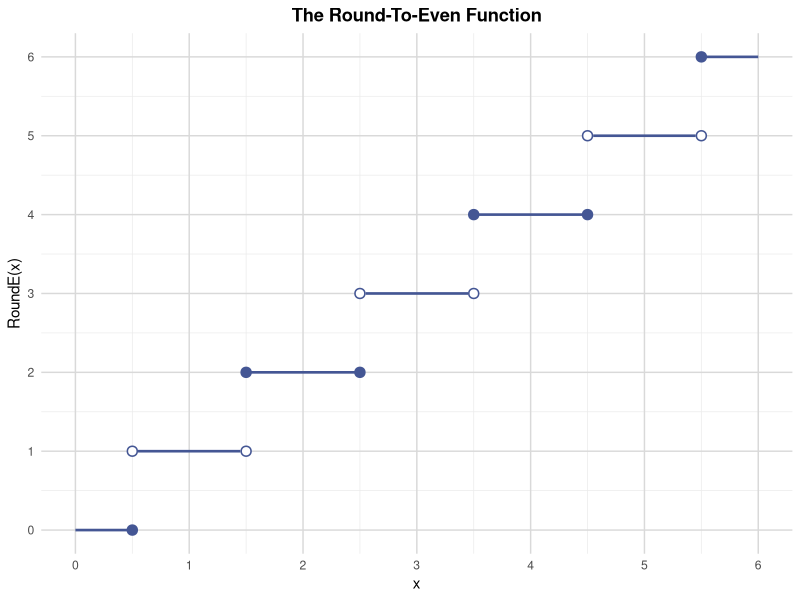
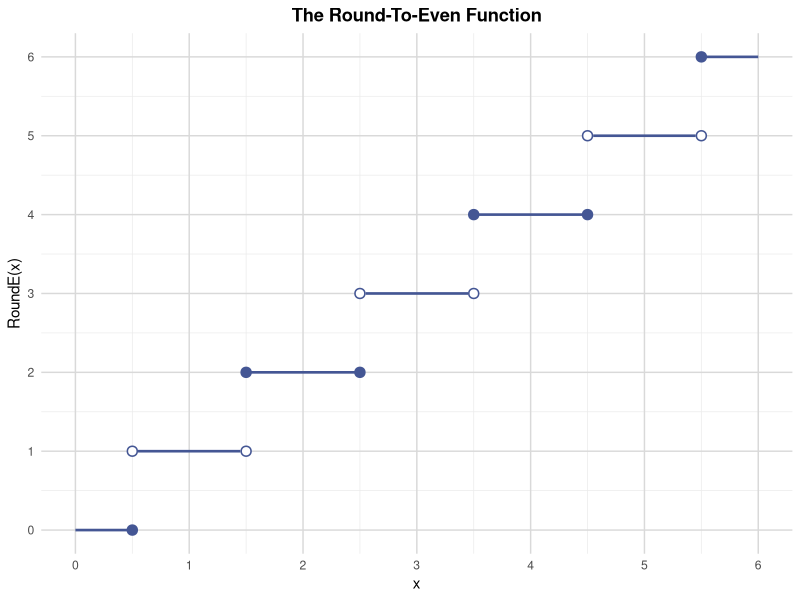

Write the R code that produced these figures, in order.
out <- Sys.getenv("OUT_DIR")
if (out == "" || is.na(out)) out <- "."
dir.create(out, showWarnings = FALSE, recursive = TRUE)

# Helpers: SAS rounding semantics
# SAS ROUND: half away from zero
sas_round <- function(x, unit = 1) {
  if (unit == 0) return(x)
  y <- x / unit
  # away from zero: sign(y) * floor(abs(y) + 0.5 + 1e-9)
  # add small epsilon to handle floating representation like 2.4999999999
  eps <- 1e-9
  res <- sign(y) * floor(abs(y) + 0.5 + eps)
  # preserve sign of zero
  res[y == 0] <- 0
  res * unit
}

# SAS ROUNDE: round half to even (banker's)
sas_rounde <- function(x, unit = 1) {
  if (unit == 0) return(x)
  y <- x / unit
  eps <- 1e-9
  # vectorized
  res <- numeric(length(y))
  for (i in seq_along(y)) {
    yi <- y[i]
    if (is.na(yi)) { res[i] <- NA; next }
    if (yi == 0) { res[i] <- 0; next }
    s <- sign(yi)
    a <- abs(yi)
    fl <- floor(a)
    frac <- a - fl
    if (abs(frac - 0.5) < eps) {
      # tie: choose even
      if (fl %% 2 == 0) {
        r <- fl
      } else {
        r <- fl + 1
      }
    } else if (frac < 0.5) {
      r <- fl
    } else {
      r <- fl + 1
    }
    res[i] <- s * r
  }
  res * unit
}

# ------------------------------------------------------------
# Create step plot data for round-half-to-even function
# Series: x 0 to 6 by 0.05
x_seq <- seq(0, 6, by = 0.05)
# to avoid floating drift, round to 2 decimals
x_seq <- round(x_seq, 10)
Series <- data.frame(
  x = x_seq,
  y = sas_rounde(x_seq),
  group = sas_rounde(x_seq)
)

Scatter1 <- data.frame(
  x1 = seq(0.5, 5.5, by = 1),
  y1 = sas_rounde(seq(0.5, 5.5, by = 1))
)

Scatter2 <- data.frame(
  x2 = seq(0.5, 5.5, by = 1),
  y2 = sas_rounde(seq(0.5, 5.5, by = 1) + 1) - 1
)

RoundToEven <- dplyr::bind_rows(
  Series,
  data.frame(x = Scatter1$x1, y = Scatter1$y1, group = Scatter1$y1, x1 = Scatter1$x1, y1 = Scatter1$y1),
  data.frame(x = Scatter2$x2, y = Scatter2$y2, group = Scatter2$y2, x2 = Scatter2$x2, y2 = Scatter2$y2)
)

# For plotting we keep original Series + scatters separately
# Save plotted data CSV
write.csv(RoundToEven, file.path(out, "sgplot.csv"), row.names = FALSE, na = "")
write.csv(RoundToEven, file.path(out, "RoundToEven.csv"), row.names = FALSE, na = "")

# SGPlot reproduction with ggplot2
library(ggplot2)
p <- ggplot() +
  geom_line(data = Series, aes(x = x, y = y, group = group), color = "#445694", linewidth = 0.9) +
  geom_point(data = Scatter1, aes(x = x1, y = y1), shape = 21, size = 2.8,
             fill = "#445694", colour = "#445694", stroke = 0.8) +
  geom_point(data = Scatter2, aes(x = x2, y = y2), shape = 21, size = 2.8,
             fill = "white", colour = "#445694", stroke = 0.8) +
  labs(title = "The Round-To-Even Function", x = "x", y = "RoundE(x)") +
  theme_minimal(base_size = 11) +
  theme(
    panel.grid.major = element_line(colour = "grey85"),
    panel.grid.minor = element_line(colour = "grey92"),
    plot.title = element_text(hjust = 0.5, face = "bold")
  ) +
  scale_x_continuous(breaks = 0:6) +
  scale_y_continuous(breaks = 0:6)

ggsave(file.path(out, "sgplot.png"), plot = p, width = 7, height = 5, dpi = 150)
# also save as SGPlot.png for case-sensitive check
ggsave(file.path(out, "SGPlot.png"), plot = p, width = 7, height = 5, dpi = 150)

# ------------------------------------------------------------
# Create table that compares ROUND and ROUNDE
x2 <- seq(0, 3.5, by = 0.25)
x2 <- round(x2, 10)
Seq <- data.frame(
  x = x2,
  Round = sas_round(x2),
  RoundEven = sas_rounde(x2)
)
# labels: Round(x) and RoundE(x)
# Save dataset
write.csv(Seq, file.path(out, "Seq.csv"), row.names = FALSE, na = "")

# ------------------------------------------------------------
# Channel1 data from PROC UNIVARIATE example
chan_vals <- c(
0.91,1.01,0.95,1.13,1.12,0.86,0.96,1.17,1.36,1.10,
0.98,1.27,1.13,0.92,1.15,1.26,1.14,0.88,1.03,1.00,
0.98,0.94,1.09,0.92,1.10,0.95,1.05,1.05,1.11,1.15,
1.11,0.98,0.78,1.09,0.94,1.05,0.89,1.16,0.88,1.19,
1.01,1.08,1.19,0.94,0.92,1.27,0.90,0.88,1.38,1.02,
1.21,0.99,1.19,1.05,0.95,0.92,1.06,1.03,0.76,1.04,
0.84,0.93,0.96,1.23,1.06,1.20,0.94,0.74,0.80,1.00,
1.00,0.97,0.94,1.05,1.09,1.07,0.79,1.06,0.96,1.00,
1.07,0.98,1.26,0.99,1.12,0.99,1.05,1.12,0.85,0.96,
1.01,1.21,0.95,0.86,0.86,1.19,1.24,0.75,1.03,0.84,
0.93,0.65,0.84,0.92,0.86,1.07,1.05,0.95,1.05,1.10,
0.93,1.03,0.94,0.97,0.95,0.99,0.97,0.81,1.10,0.95,
1.08,0.75,0.97,0.94,0.95,0.85,1.02,1.07,1.11,1.02,
1.16,1.05,0.88,1.29,0.99,0.83,1.06,1.05,1.03,1.15,
1.14,0.91,1.17,1.17,0.70,0.84,1.33,0.95,1.34,1.14,
1.08,1.28,1.14,0.84,1.09,1.12,0.99,1.08,0.95,1.12,
0.70,1.07,1.06,1.24,1.17,0.96,1.00,0.85,1.25,0.84,
1.00,1.01,1.08,1.08,0.75,1.06,1.09,0.86,1.08,1.11,
1.19,1.25,0.94,0.97,0.81,0.91,0.99,0.94,0.94,1.12,
1.10,0.82,1.17,0.89,0.75,0.84,1.10,0.93,1.11,1.07,
1.20,1.22,0.90,1.01,1.17,0.97,1.02,0.77,1.07,0.87,
0.96,1.21,1.04,0.89,0.95,0.86,0.84,1.03,1.26,0.71,
0.75,1.34,1.14,1.09,0.85,0.68,0.79,1.06,1.12,1.10,
0.98,1.11,0.98,0.86,1.15,0.89,1.21,0.79,1.31,0.84,
1.05,0.89,1.01,0.81,1.10,1.04,1.07,1.02,0.91,1.00,
0.98,0.95,0.82,1.11,1.07,1.07,0.89,1.15,1.04,1.19,
1.07,1.03,1.04,0.81,0.93,1.06,0.92,1.29,1.04,0.99,
0.86,0.84,1.22,1.09,1.14,0.76,0.86,0.96,1.07,1.21,
0.93,1.07,1.13,0.95,0.92,1.01,1.01,1.16,1.24,0.82,
1.03,1.31,0.79,1.14,1.15,0.97,0.82,1.10,1.06,1.00,
0.58,0.79,1.08,1.06,1.06,1.14,1.09,1.01,0.87,0.97,
1.08,1.03,1.08,0.92,1.26,0.74,0.98,0.94,0.84,1.07,
1.04,0.93,0.90,0.83,0.91,1.15,1.00,0.86,0.87,0.75,
1.19,1.13,1.14,0.78,1.03,0.95,0.77,0.89,0.90,0.96,
0.95,1.08,1.03,0.98,1.00,0.86,1.16,1.05,0.97,0.91,
1.06,1.12,0.97,1.03,0.88,1.02,0.98,0.95,0.86,1.14,
1.15,1.26,0.84,0.82,0.91,1.02,0.96,0.95,1.17,1.03,
0.89,1.07,1.06,1.09,0.95,0.99,1.38,1.10,0.88,1.05,
1.18,0.93,1.14,0.86,1.24,0.97,1.04,1.12,1.10,1.14,
1.22,0.89,0.93,1.30,0.93,1.00,1.06,0.92,1.26,0.75,
1.24,1.17,1.09,1.06,0.78,0.95,0.97,0.90,0.98,0.88,
0.87,1.00,0.83,1.11,1.15,1.20,1.21,1.00,0.95,0.82,
1.16,0.80,0.99,0.89,1.17
)
Channel1 <- data.frame(Length = chan_vals)
write.csv(Channel1, file.path(out, "Channel1.csv"), row.names = FALSE, na = "")

# round real data to nearest 0.1
Round <- Channel1
Round$Round <- sas_round(Round$Length, 0.1)
Round$RoundEven <- sas_rounde(Round$Length, 0.1)
Round$RoundUp <- as.integer(Round$Round > Round$Length)
Round$RoundEvenUp <- as.integer(Round$RoundEven > Round$Length)
write.csv(Round, file.path(out, "Round.csv"), row.names = FALSE, na = "")

# PROC MEANS sum mean ndec=3 for Length Round RoundEven
vars1 <- c("Length", "Round", "RoundEven")
means1 <- data.frame(
  Variable = vars1,
  Label = c("True values", "Rounded values", "Round-to-even values"),
  N = sapply(Round[vars1], function(v) sum(!is.na(v))),
  Sum = sapply(Round[vars1], function(v) sum(v, na.rm = TRUE)),
  Mean = sapply(Round[vars1], function(v) mean(v, na.rm = TRUE))
)
# format to 3 decimals for display
means1$Sum_fmt <- sprintf("%.3f", means1$Sum)
means1$Mean_fmt <- sprintf("%.3f", means1$Mean)

# PROC MEANS mean ndec=3 for RoundUp RoundEvenUp
vars2 <- c("RoundUp", "RoundEvenUp")
means2 <- data.frame(
  Variable = vars2,
  Label = c("Proportion rounded up for ROUND", "Proportion rounded up for ROUNDE"),
  N = sapply(Round[vars2], function(v) sum(!is.na(v))),
  Mean = sapply(Round[vars2], function(v) mean(v, na.rm = TRUE))
)
means2$Mean_fmt <- sprintf("%.3f", means2$Mean)

write.csv(means1, file.path(out, "means1.csv"), row.names = FALSE, na = "")
write.csv(means2, file.path(out, "means2.csv"), row.names = FALSE, na = "")

# ------------------------------------------------------------
# Build P096.lst text rendering (53 numbers)
# Count: Seq 15*3=45 + means1 3*2=6 + means2 2*1=2 =53

txt_path <- file.path(out, "P096.txt")
lst_path <- file.path(out, "P096.lst.txt")
csv_path <- file.path(out, "P096.csv")
# also create P096.lst.csv
lst_csv_path <- file.path(out, "P096.lst.csv")

# Create CSV of the same table: combine Seq and means
# For simplicity, create a CSV that contains Seq rows and means rows
# First, Seq part
seq_csv <- Seq
names(seq_csv) <- c("x", "Round(x)", "RoundE(x)")
# Means part as separate rows appended with NA padding
# Build a unified CSV with columns: Table, x, Round, RoundEven, Variable, Sum, Mean
# Instead, write a simple CSV that contains all numbers in long form for verification
p096_long <- data.frame(
  Table = c(rep("Seq", nrow(Seq)), rep("Means_SumMean", nrow(means1)), rep("Means_Prop", nrow(means2))),
  Variable = c(rep(NA, nrow(Seq)), means1$Variable, means2$Variable),
  x = c(Seq$x, rep(NA, nrow(means1)+nrow(means2))),
  Round = c(Seq$Round, rep(NA, nrow(means1)+nrow(means2))),
  RoundEven = c(Seq$RoundEven, rep(NA, nrow(means1)+nrow(means2))),
  Sum = c(rep(NA, nrow(Seq)), means1$Sum, rep(NA, nrow(means2))),
  Mean = c(rep(NA, nrow(Seq)), means1$Mean, means2$Mean)
)
write.csv(p096_long, csv_path, row.names = FALSE, na = "")
write.csv(p096_long, lst_csv_path, row.names = FALSE, na = "")
write.csv(seq_csv, file.path(out, "P096_Seq.csv"), row.names = FALSE, na = "")

# Text rendering
con <- file(txt_path, open = "wt")
cat("The Round-To-Even Function\n", file = con)
cat("\n", file = con)
cat("Comparison of ROUND and ROUNDE (round-to-even) functions\n", file = con)
cat("--------------------------------------------------------\n", file = con)
cat(sprintf("%-10s %-12s %-12s\n", "x", "Round(x)", "RoundE(x)"), file = con)
cat(paste(rep("-", 34), collapse = ""), "\n", file = con, sep = "")
for (i in seq_len(nrow(Seq))) {
  # SAS prints x with default BEST: 0, 0.25 etc.
  # Format x: remove trailing zeros
  x_fmt <- format(Seq$x[i], nsmall = 2, trim = TRUE, scientific = FALSE)
  # Actually format to show 0, 0.25, 0.5 etc. Use gsub to trim
  x_fmt <- sub("\\.?0+$", "", format(Seq$x[i], nsmall = 2, trim = TRUE))
  if (x_fmt == "") x_fmt <- "0"
  # But for 0.25 keep 0.25, for 0.5 keep 0.5
  # Use sprintf with %g
  x_fmt <- format(Seq$x[i], trim = TRUE, scientific = FALSE, drop0trailing = TRUE)
  cat(sprintf("%-10s %-12.0f %-12.0f\n", x_fmt, Seq$Round[i], Seq$RoundEven[i]), file = con)
}
cat("\n", file = con)
cat("Lengths of circuit boards for Lot 1 - Rounded to nearest 0.1\n", file = con)
cat("------------------------------------------------------------\n", file = con)
cat("PROC MEANS: Sum and Mean (ndec=3)\n", file = con)
cat(sprintf("%-25s %10s %10s %10s\n", "Variable", "N", "Sum", "Mean"), file = con)
cat(paste(rep("-", 60), collapse = ""), "\n", file = con, sep = "")
for (i in seq_len(nrow(means1))) {
  cat(sprintf("%-25s %10d %10s %10s\n",
              paste0(means1$Variable[i], " (", means1$Label[i], ")"),
              means1$N[i], means1$Sum_fmt[i], means1$Mean_fmt[i]), file = con)
}
cat("\n", file = con)
cat("PROC MEANS: Proportion rounded up (ndec=3)\n", file = con)
cat(sprintf("%-40s %10s %10s\n", "Variable", "N", "Mean"), file = con)
cat(paste(rep("-", 65), collapse = ""), "\n", file = con, sep = "")
for (i in seq_len(nrow(means2))) {
  cat(sprintf("%-40s %10d %10s\n",
              means2$Variable[i],
              means2$N[i], means2$Mean_fmt[i]), file = con)
  cat(sprintf("  Label: %s\n", means2$Label[i]), file = con)
}
cat("\n", file = con)
cat("Note: ROUND = traditional half away from zero; ROUNDE = round half to even.\n", file = con)
close(con)
# duplicate for .lst.txt
file.copy(txt_path, lst_path, overwrite = TRUE)
# also create P096.lst
file.copy(txt_path, file.path(out, "P096.lst"), overwrite = TRUE)

# Ensure at least one figure CSV exists
# sgplot.csv already written
